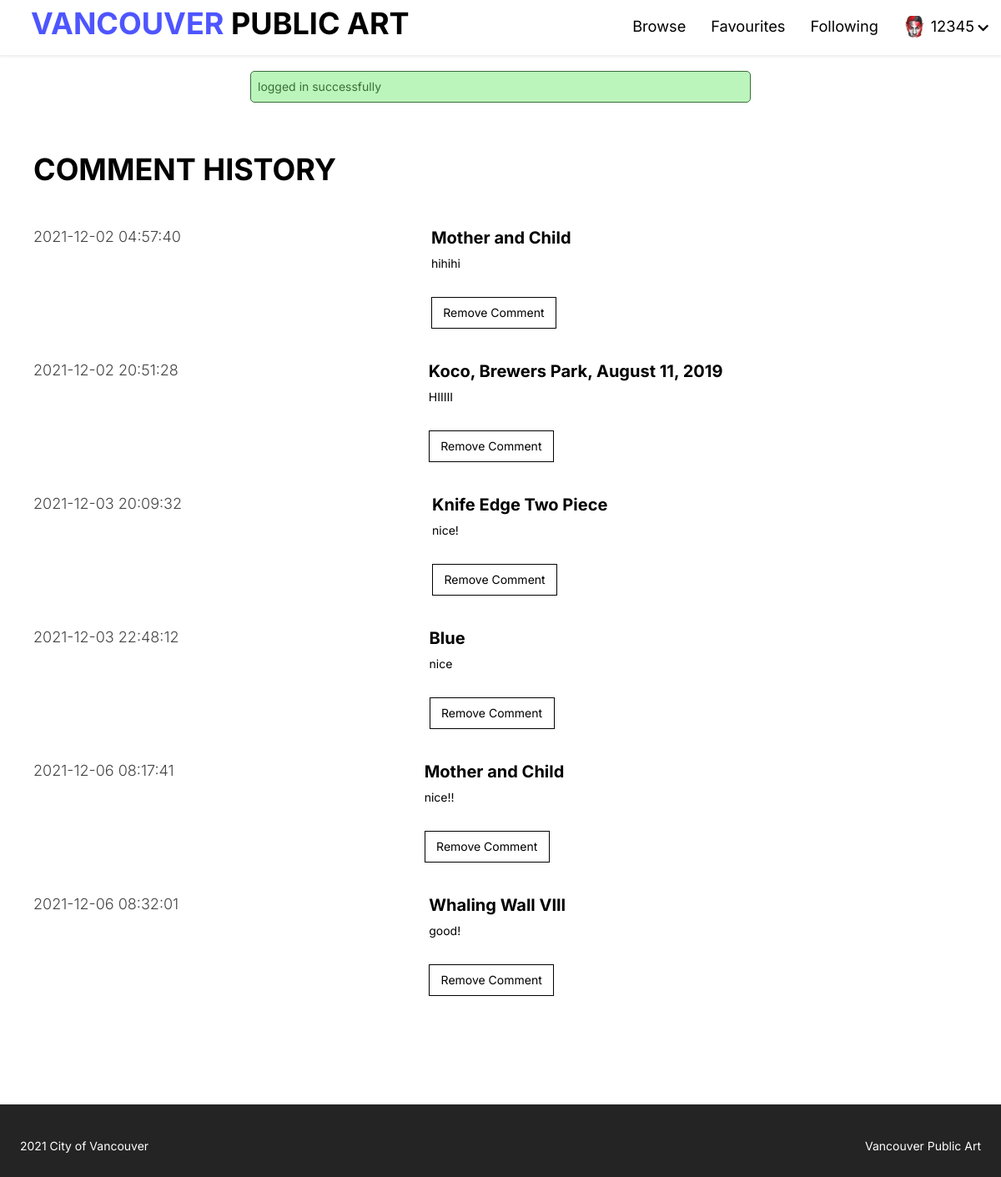
Page /public/member/commentHistory.php (signed in) on the committed database.
### tables this page shows
CREATE TABLE `member` (
  `userID` int(4) NOT NULL,
  `username` varchar(30) NOT NULL,
  `password` varchar(500) NOT NULL,
  `name` varchar(50) NOT NULL,
  `phoneNumber` int(10) NOT NULL,
  `profilePhoto` varchar(500) NOT NULL,
  `email` varchar(500) NOT NULL
);

CREATE TABLE `comment` (
  `commentID` int(10) NOT NULL,
  `userID` int(4) NOT NULL,
  `artID` int(4) NOT NULL,
  `date` timestamp NOT NULL DEFAULT current_timestamp() ON UPDATE current_timestamp(),
  `commentText` text NOT NULL
);

CREATE TABLE `artwork` (
  `artID` int(4) NOT NULL,
  `artName` varchar(150) DEFAULT NULL,
  `artistStatement` text DEFAULT NULL,
  `type` varchar(25) DEFAULT NULL,
  `status` varchar(13) DEFAULT NULL,
  `siteName` varchar(83) DEFAULT NULL,
  `siteAddress` varchar(95) DEFAULT NULL,
  `material` varchar(100) DEFAULT NULL,
  `photoURL` varchar(97) DEFAULT NULL,
  `ownership` varchar(50) DEFAULT NULL,
  `neighborhood` varchar(24) DEFAULT NULL,
  `locationOnSite` varchar(279) DEFAULT NULL,
  `geom` varchar(58) DEFAULT NULL,
  `description` text DEFAULT NULL,
  `artistID` int(3) NOT NULL,
  `year` int(4) DEFAULT NULL
);

### private/initialize.php (called while the page is built, shortened)
<?php
$profileImageDestination = 'Assets/img/';
function url_for($script_path)
{
  if ($script_path[0] != '/') {
    $script_path = "/" . $script_path;
  }
  return WWW_ROOT . $script_path;
}

### private/database/db.php (called while the page is built, shortened)
<?php
require('db_connect.php');
function executeQuery($sql, $data)
{
    global $conn;
    $stmt = $conn->prepare($sql);
    $values = array_values($data);
    $types = str_repeat('s', count($values));
    $stmt->bind_param($types, ...$values);
    $stmt->execute();
    return $stmt;
}
function selectOneByOneTable($table, $conditions)
{
    $sql = "SELECT * FROM $table";
    $i = 0;
    foreach ($conditions as $key => $value) {
        if ($i === 0) {
            $sql = $sql . " WHERE $key=?";
        } else {
            $sql = $sql . " AND $key=?";
        }
        $i++;
    }
    $sql = $sql . " LIMIT 1";
    $stmt = executeQuery($sql, $conditions);
    $records = $stmt->get_result()->fetch_assoc();
    return $records;
}
function selectAllFromThreeTables($artwork, $comment, $member,  $userID)
{
    global $conn;
    $query = "SELECT a.artName,a.artID, c.commentText, c.date,c.commentID, m.username,m.userID FROM $comment c
    INNER JOIN $artwork a ON a.artID = c.artID
    INNER JOIN $member m ON c.userID = m.userID
    WHERE m.userID = $userID";
    $result = mysqli_query($conn, $query);
    return $result;
}

### private/controller/getcommentHistory.php (called while the page is built)
<?php $comment = 'comment';
$artwork = 'artwork';
$member = 'member';
$userID = $_SESSION['userID'];
$history = selectAllFromThreeTables($artwork, $comment, $member, $userID);

### public/member/commentHistory.php (the view, shortened to what this page needs)
<?php include('../../private/initialize.php');
include("../../private/database/db.php");
include("../../private/controller/getcommentHistory.php");
?>
<!DOCTYPE html>
<html lang="en">
<head>
    <link rel="stylesheet" href="https://code.jquery.com/ui/1.9.2/themes/base/jquery-ui.css">
    <link rel="stylesheet" href="https://maxcdn.bootstrapcdn.com/bootstrap/3.4.1/css/bootstrap.min.css">
    <link rel="stylesheet" href="https://use.fontawesome.com/releases/v5.7.2/css/all.css">
</head>
<body>
    <?php include(INCLUDE_PATH . '/header.php'); ?>
    <?php include(INCLUDE_PATH . '/message.php'); ?>
    <div class="msg">
    </div>
    <div class="history-container">
        <h1>COMMENT HISTORY</h1>
        <?php foreach ($history as $row) { ?>
            <div class="history-box" id="cmt<?php echo $row['commentID'] ?>">
                <div class="left-side">
                    <h3><?php echo $row['date'] ?></h3>
                </div>
                <div class="right-side">
                    <a href="<?php echo url_for('art_detail.php?id=' . $row['artID']) ?>">
                        <h2 class="textlink"><?php echo $row['artName'] ?></h2>
                    </a>
                    <a href="<?php echo url_for('art_detail.php?id=' . $row['artID']) . '#' . $row['username'] ?>">
                        <p class="textlink"><?php echo $row['commentText'] ?></p>
                    </a>
                    <button name='removeBtn' class="removeBtn secondaryBtn" onclick="removeComment(<?php echo $row['commentID'] ?>)">Remove Comment</button>
                </div>
            </div>
        <?php } ?>
    </div>
    <?php include(INCLUDE_PATH . '/footer.php'); ?>
</body>
</html>

### private/includes/header.php (shortened to what this page needs)
<header>
    <div class="logo">
        <a href="<?php echo url_for('/index.php') ?>">
            <h1 class="logo-text"><span>VANCOUVER </span>PUBLIC ART</h1>
        </a>
    </div>
    <ul class="nav">
        <li><a href="<?php echo url_for('/browse.php') ?>">Browse</a></li>
        <?php if (isset($_SESSION['userID'])) { ?>
            <?php if (isset($_SESSION['userID'])) {
                $userid = $_SESSION['userID'];
                $user = selectOneByOneTable('member', ['userID' => $userid]);
                $profilePhote = $user['profilePhoto'];
            }  ?>
            <li><a href="<?php echo url_for('member/favourite.php?userID=' . $_SESSION['userID']) ?>">Favourites</a></li>
            <li><a href="<?php echo url_for('member/following.php?userID=' . $_SESSION['userID']) ?>">Following</a></li>
            <li>
                <a href="#" style="display:flex;">
                    <?php if ($profilePhote != null) { ?>
                        <div class="" style="width:1.5em; height:1.5em; overflow:hidden; border-radius: 50%; margin-right:0.3em;">
                            <img style="width:100%; height:100%; object-fit: cover;" src="<?php echo url_for($profileImageDestination . $profilePhote); ?>" />
                        </div>
                    <?php } else { ?>
                        <i class="fa fa-user" style="margin-right:0.3em; padding-top:0.3em;"></i>
                    <?php } ?>
                    <?php echo $_SESSION['username']; ?>
                    <i class="fa fa-chevron-down" style="font-size: .8em; padding-top:0.65em; padding-left:0.3em;"></i>
                </a>
            </li>
        <?php } else { ?>
            <li><a href="register.php">Sign Up</a></li>
            <li><a href="login.php">Login</a></li>
        <?php } ?>
    </ul>
</header>

### rows in the picture
member: profilePhoto (picture)
comment: date "2021-12-02 04:57:40", artID.artName "Mother and Child", commentText "hihihi"
comment: date "2021-12-02 20:51:28", artID.artName "Koco, Brewers Park, August 11, 2019", commentText "HIIIII"
comment: date "2021-12-03 20:09:32", artID.artName "Knife Edge Two Piece", commentText "nice!"
comment: date "2021-12-03 22:48:12", artID.artName "Blue", commentText "nice"
comment: date "2021-12-06 08:17:41", artID.artName "Mother and Child", commentText "nice!!"
comment: date "2021-12-06 08:32:01", artID.artName "Whaling Wall VIII", commentText "good!"

### other values in the picture
$_SESSION['username'] "12345"
$_SESSION['message'] "logged in successfully"
